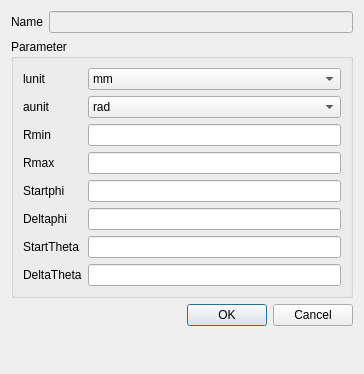
<?xml version="1.0" encoding="UTF-8"?>
<ui version="4.0">
 <class>DialogSphere</class>
 <widget class="QDialog" name="DialogSphere">
  <property name="geometry">
   <rect>
    <x>0</x>
    <y>0</y>
    <width>364</width>
    <height>374</height>
   </rect>
  </property>
  <property name="windowTitle">
   <string>Sphere</string>
  </property>
  <layout class="QFormLayout" name="formLayout">
   <item row="0" column="0">
    <widget class="QLabel" name="label">
     <property name="text">
      <string>Name</string>
     </property>
    </widget>
   </item>
   <item row="0" column="1">
    <widget class="QLineEdit" name="Name">
     <property name="enabled">
      <bool>false</bool>
     </property>
    </widget>
   </item>
   <item row="1" column="0" colspan="2">
    <widget class="QGroupBox" name="groupBox_2">
     <property name="title">
      <string>Parameter</string>
     </property>
     <layout class="QGridLayout" name="gridLayout">
      <item row="0" column="0">
       <widget class="QLabel" name="label_2">
        <property name="text">
         <string>lunit</string>
        </property>
       </widget>
      </item>
      <item row="1" column="0">
       <widget class="QLabel" name="label_3">
        <property name="text">
         <string>aunit</string>
        </property>
       </widget>
      </item>
      <item row="1" column="2">
       <widget class="QComboBox" name="aunitComboBox">
        <item>
         <property name="text">
          <string>rad</string>
         </property>
        </item>
       </widget>
      </item>
      <item row="2" column="0">
       <widget class="QLabel" name="label_4">
        <property name="text">
         <string>Rmin</string>
        </property>
       </widget>
      </item>
      <item row="2" column="2">
       <widget class="QLineEdit" name="Rmin"/>
      </item>
      <item row="3" column="0">
       <widget class="QLabel" name="label_5">
        <property name="text">
         <string>Rmax</string>
        </property>
       </widget>
      </item>
      <item row="3" column="2">
       <widget class="QLineEdit" name="Rmax"/>
      </item>
      <item row="4" column="0">
       <widget class="QLabel" name="label_6">
        <property name="text">
         <string>Startphi</string>
        </property>
       </widget>
      </item>
      <item row="4" column="2">
       <widget class="QLineEdit" name="Startphi"/>
      </item>
      <item row="5" column="0">
       <widget class="QLabel" name="label_9">
        <property name="text">
         <string>Deltaphi</string>
        </property>
       </widget>
      </item>
      <item row="5" column="2">
       <widget class="QLineEdit" name="Deltaphi"/>
      </item>
      <item row="6" column="0">
       <widget class="QLabel" name="label_7">
        <property name="text">
         <string>StartTheta</string>
        </property>
       </widget>
      </item>
      <item row="6" column="2">
       <widget class="QLineEdit" name="Starttheta"/>
      </item>
      <item row="7" column="0">
       <widget class="QLabel" name="label_8">
        <property name="text">
         <string>DeltaTheta</string>
        </property>
       </widget>
      </item>
      <item row="7" column="2">
       <widget class="QLineEdit" name="Deltatheta"/>
      </item>
      <item row="0" column="2">
       <widget class="QComboBox" name="lunitComboBox">
        <item>
         <property name="text">
          <string>mm</string>
         </property>
        </item>
        <item>
         <property name="text">
          <string>cm</string>
         </property>
        </item>
        <item>
         <property name="text">
          <string>dm</string>
         </property>
        </item>
        <item>
         <property name="text">
          <string>m</string>
         </property>
        </item>
       </widget>
      </item>
     </layout>
    </widget>
   </item>
   <item row="2" column="1">
    <widget class="QDialogButtonBox" name="buttonBox">
     <property name="orientation">
      <enum>Qt::Horizontal</enum>
     </property>
     <property name="standardButtons">
      <set>QDialogButtonBox::Cancel|QDialogButtonBox::Ok</set>
     </property>
    </widget>
   </item>
  </layout>
 </widget>
 <resources/>
 <connections>
  <connection>
   <sender>buttonBox</sender>
   <signal>accepted()</signal>
   <receiver>DialogSphere</receiver>
   <slot>accept()</slot>
   <hints>
    <hint type="sourcelabel">
     <x>248</x>
     <y>254</y>
    </hint>
    <hint type="destinationlabel">
     <x>157</x>
     <y>274</y>
    </hint>
   </hints>
  </connection>
  <connection>
   <sender>buttonBox</sender>
   <signal>rejected()</signal>
   <receiver>DialogSphere</receiver>
   <slot>reject()</slot>
   <hints>
    <hint type="sourcelabel">
     <x>316</x>
     <y>260</y>
    </hint>
    <hint type="destinationlabel">
     <x>286</x>
     <y>274</y>
    </hint>
   </hints>
  </connection>
 </connections>
</ui>
